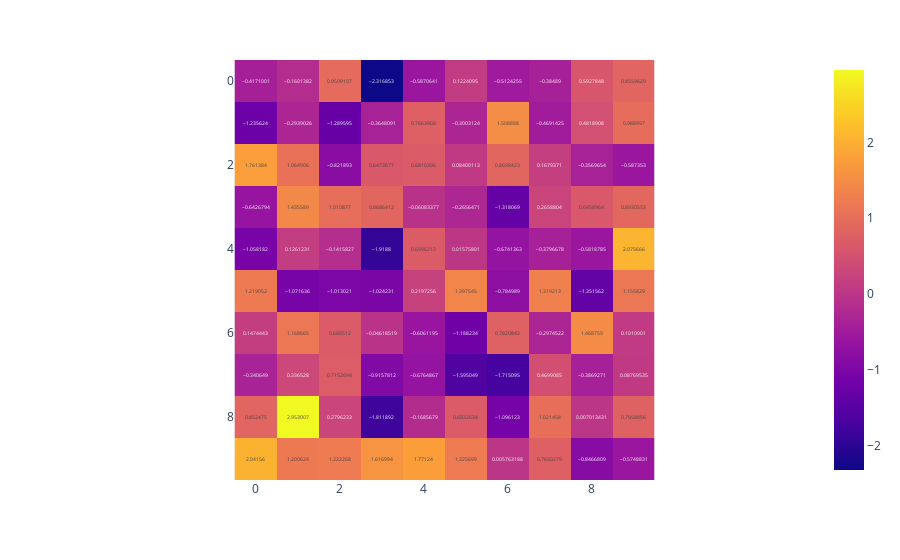

The cell this chart's notebook holds for it:
### Code cell
fig = px.imshow(z, text_auto=True)
fig.show()

### Figure 1 — Plotly figure (JSON) as saved in the notebook; plotly's stock layout.template omitted (floating-point values rounded to 4 significant figures)
{"data": [{"coloraxis": "coloraxis", "hovertemplate": "x: %{x}<br>y: %{y}<br>color: %{z}<extra></extra>", "name": "0", "texttemplate": "%{z}", "type": "heatmap", "xaxis": "x", "yaxis": "y", "z": [[-0.4171, -0.1601, 0.9509, -2.317, -0.5871, 0.1224, -0.5124, -0.3849, 0.5928, 0.856], [-1.236, -0.2939, -1.29, -0.3648, 0.7664, -0.3003, 1.509, -0.4691, 0.4819, 0.989], [1.761, 1.065, -0.8219, 0.6474, 0.681, 0.084, 0.8698, 0.1679, -0.357, -0.5874], [-0.6427, 1.436, 1.011, 0.8686, -0.06083, -0.2656, -1.318, 0.2659, 0.6459, 0.8931], [-1.058, 0.1261, -0.1416, -1.919, 0.6996, 0.01576, -0.6741, -0.3797, -0.5819, 2.076], [1.219, -1.072, -1.013, -1.024, 0.2197, 1.398, -0.785, 1.319, -1.352, 1.156], [0.1474, 1.169, 0.6885, -0.04619, -0.6061, -1.188, 0.7821, -0.2975, 1.469, 0.1011], [-0.3406, 0.3365, 0.7153, -0.9158, -0.6765, -1.595, -1.715, 0.4699, -0.3869, 0.0877], [0.8525, 2.953, 0.2796, -1.812, -0.1686, 0.6833, -1.096, 1.021, 0.007013, 0.7959], [2.042, 1.201, 1.222, 1.617, 1.771, 1.226, 0.005763, 0.765, -0.8467, -0.5749]]}], "layout": {"coloraxis": {"colorscale": [[0, "#0d0887"], [0.1111, "#46039f"], [0.2222, "#7201a8"], [0.3333, "#9c179e"], [0.4444, "#bd3786"], [0.5556, "#d8576b"], [0.6667, "#ed7953"], [0.7778, "#fb9f3a"], [0.8889, "#fdca26"], [1, "#f0f921"]]}, "margin": {"t": 60}, "xaxis": {"anchor": "y", "constrain": "domain", "domain": [0, 1], "scaleanchor": "y"}, "yaxis": {"anchor": "x", "autorange": "reversed", "constrain": "domain", "domain": [0, 1]}}}
